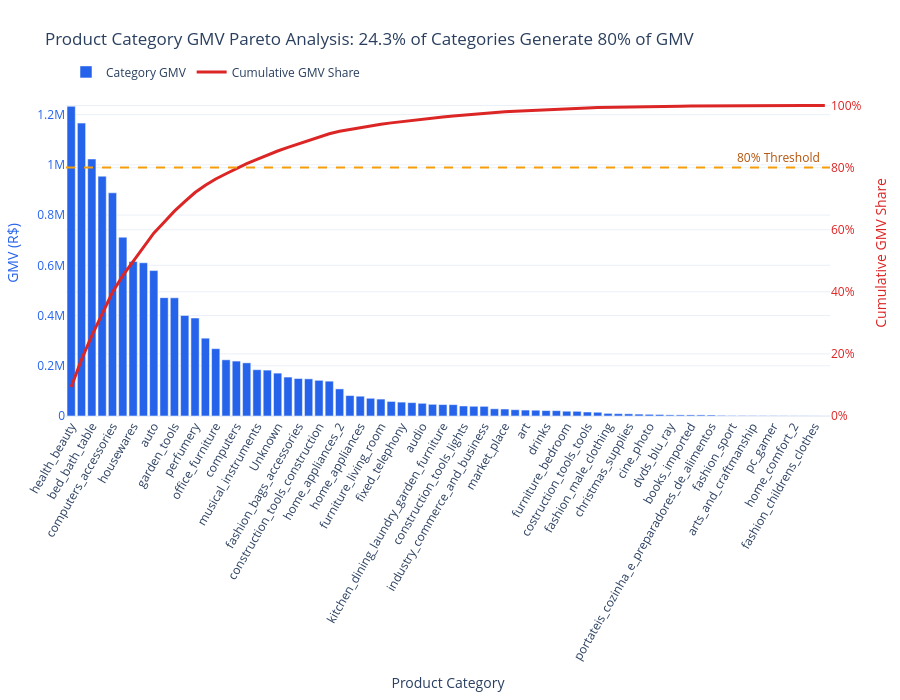

Here is the notebook cell this chart was saved with:
### Markdown cell above
**The treemap shows that the largest product categories in Olist's Brazilian sales are health and beauty, watches and gifts, bed and bath, sports and leisure, computer accessories, and furniture and decor. Each contributes more than 5% of GMV. The marketplace offers a wide range of product categories, and Olist is becoming more diversified.**

### Code cell
# Build a product-category Pareto table from delivered-order GMV
category_pareto = category_share.sort_values("gmv", ascending=False).reset_index(drop=True).copy()
category_pareto["cumulative_share"] = category_pareto["gmv"].cumsum() / category_pareto["gmv"].sum()
pareto_80_category_count = int(category_pareto["cumulative_share"].ge(0.80).idxmax() + 1)
pareto_80_category_percentage = pareto_80_category_count / len(category_pareto)

# Plot category GMV and cumulative market share with an 80% reference line
category_pareto_figure = go.Figure()
category_pareto_figure.add_trace(
    go.Bar(
        x=category_pareto["category_name"],
        y=category_pareto["gmv"],
        name="Category GMV",
        marker={"color": "#2563EB"},
        customdata=category_pareto[["market_share"]],
        hovertemplate="<b>%{x}</b><br>GMV: R$ %{y:,.0f}<br>Market Share: %{customdata[0]:.2%}<extra></extra>",
    )
)
category_pareto_figure.add_trace(
    go.Scatter(
        x=category_pareto["category_name"],
        y=category_pareto["cumulative_share"],
        name="Cumulative GMV Share",
        mode="lines",
        line={"color": "#DC2626", "width": 3},
        marker={"size": 6},
        yaxis="y2",
        hovertemplate="<b>%{x}</b><br>Cumulative Share: %{y:.2%}<extra></extra>",
    )
)
category_pareto_figure.update_layout(
    title=f"Product Category GMV Pareto Analysis: {pareto_80_category_percentage:.1%} of Categories Generate 80% of GMV",
    xaxis={"title": "Product Category", "tickangle": -60, "automargin": True},
    yaxis={"title": {"text": "GMV (R$)", "font": {"color": "#2563EB"}}, "tickfont": {"color": "#2563EB"}},
    yaxis2={"title": {"text": "Cumulative GMV Share", "font": {"color": "#DC2626"}}, "tickfont": {"color": "#DC2626"}, "tickformat": ".0%", "range": [0, 1.05], "overlaying": "y", "side": "right"},
    template="plotly_white",
    height=700,
    legend={"orientation": "h", "y": 1.10},
    shapes=[
        {"type": "line", "xref": "paper", "x0": 0, "x1": 1, "yref": "y2", "y0": 0.80, "y1": 0.80, "line": {"color": "#F59E0B", "width": 2, "dash": "dash"}}
    ],
    annotations=[
        {"xref": "paper", "x": 0.99, "yref": "y2", "y": 0.80, "text": "80% Threshold", "showarrow": False, "xanchor": "right", "yanchor": "bottom", "font": {"color": "#B45309"}}
    ],
    margin={"t": 90, "l": 60, "r": 70, "b": 180},
)
category_pareto_figure.show()

### Figure 1 — Plotly figure (JSON) as saved in the notebook; plotly's stock layout.template omitted (floating-point values rounded to 4 significant figures)
{"data": [{"customdata": [[0.09327], [0.0882], [0.07741], [0.07222], [0.06722], [0.05385], [0.04656], [0.04615], [0.04379], [0.03565], [0.03559], [0.03029], [0.02951], [0.02344], [0.02028], [0.01693], [0.01654], [0.01601], [0.01394], [0.01382], [0.01291], [0.01173], [0.01129], [0.01119], [0.01075], [0.01049], [0.008165], [0.006157], [0.005962], [0.005337], [0.005094], [0.004387], [0.004184], [0.004033], [0.003825], [0.003524], [0.003444], [0.003426], [0.003022], [0.002933], [0.002912], [0.002173], [0.002102], [0.001898], [0.001789], [0.00174], [0.001628], [0.001612], [0.001441], [0.001415], [0.001203], [0.00113], [0.0007906], [0.0007038], [0.0006609], [0.0005694], [0.0005048], [0.0004564], [0.0003436], [0.0003377], [0.0003342], [0.000327], [0.0002975], [0.0001993], [0.0001584], [0.0001554], [0.0001372], [0.0001135], [9.885e-05], [8.396e-05], [5.75e-05], [5.521e-05], [3.933e-05], [2.143e-05]], "hovertemplate": "<b>%{x}</b><br>GMV: R$ %{y:,.0f}<br>Market Share: %{customdata[0]:.2%}<extra></extra>", "marker": {"color": "#2563EB"}, "name": "Category GMV", "type": "bar", "x": ["health_beauty", "watches_gifts", "bed_bath_table", "sports_leisure", "computers_accessories", "furniture_decor", "housewares", "cool_stuff", "auto", "toys", "garden_tools", "baby", "perfumery", "telephony", "office_furniture", "stationery", "computers", "pet_shop", "musical_instruments", "small_appliances", "Unknown", "electronics", "fashion_bags_accessories", "consoles_games", "construction_tools_construction", "luggage_accessories", "home_appliances_2", "home_construction", "home_appliances", "agro_industry_and_commerce", "furniture_living_room", "home_confort", "fixed_telephony", "air_conditioning", "audio", "small_appliances_home_oven_and_coffee", "kitchen_dining_laundry_garden_furniture", "books_general_interest", "construction_tools_lights", "construction_tools_safety", "industry_commerce_and_business", "food", "market_place", "costruction_tools_garden", "art", "fashion_shoes", "drinks", "signaling_and_security", "furniture_bedroom", "books_technical", "costruction_tools_tools", "food_drink", "fashion_male_clothing", "fashion_underwear_beach", "christmas_supplies", "tablets_printing_image", "cine_photo", "music", "dvds_blu_ray", "party_supplies", "books_imported", "furniture_mattress_and_upholstery", "portateis_cozinha_e_preparadores_de_alimentos", "fashio_female_clothing", "fashion_sport", "la_cuisine", "arts_and_craftmanship", "diapers_and_hygiene", "pc_gamer", "flowers", "home_comfort_2", "cds_dvds_musicals", "fashion_childrens_clothes", "security_and_services"], "y": [1233000.0, 1166000.0, 1023000.0, 954900.0, 888700.0, 711900.0, 615600.0, 610200.0, 579000.0, 471300.0, 470500.0, 400400.0, 390100.0, 309900.0, 268200.0, 223800.0, 218700.0, 211700.0, 184300.0, 182800.0, 170700.0, 155000.0, 149300.0, 148000.0, 142100.0, 138700.0, 108000.0, 81410.0, 78830.0, 70570.0, 67350.0, 58010.0, 55320.0, 53320.0, 50570.0, 46590.0, 45530.0, 45300.0, 39960.0, 38770.0, 38500.0, 28730.0, 27800.0, 25100.0, 23660.0, 23000.0, 21530.0, 21320.0, 19050.0, 18700.0, 15900.0, 14940.0, 10450.0, 9306.0, 8738.0, 7528.0, 6674.0, 6034.0, 4543.0, 4465.0, 4419.0, 4323.0, 3934.0, 2635.0, 2095.0, 2055.0, 1814.0, 1501.0, 1307.0, 1110.0, 760.3, 730.0, 520.0, 283.3]}, {"hovertemplate": "<b>%{x}</b><br>Cumulative Share: %{y:.2%}<extra></extra>", "line": {"color": "#DC2626", "width": 3}, "marker": {"size": 6}, "mode": "lines", "name": "Cumulative GMV Share", "type": "scatter", "x": ["health_beauty", "watches_gifts", "bed_bath_table", "sports_leisure", "computers_accessories", "furniture_decor", "housewares", "cool_stuff", "auto", "toys", "garden_tools", "baby", "perfumery", "telephony", "office_furniture", "stationery", "computers", "pet_shop", "musical_instruments", "small_appliances", "Unknown", "electronics", "fashion_bags_accessories", "consoles_games", "construction_tools_construction", "luggage_accessories", "home_appliances_2", "home_construction", "home_appliances", "agro_industry_and_commerce", "furniture_living_room", "home_confort", "fixed_telephony", "air_conditioning", "audio", "small_appliances_home_oven_and_coffee", "kitchen_dining_laundry_garden_furniture", "books_general_interest", "construction_tools_lights", "construction_tools_safety", "industry_commerce_and_business", "food", "market_place", "costruction_tools_garden", "art", "fashion_shoes", "drinks", "signaling_and_security", "furniture_bedroom", "books_technical", "costruction_tools_tools", "food_drink", "fashion_male_clothing", "fashion_underwear_beach", "christmas_supplies", "tablets_printing_image", "cine_photo", "music", "dvds_blu_ray", "party_supplies", "books_imported", "furniture_mattress_and_upholstery", "portateis_cozinha_e_preparadores_de_alimentos", "fashio_female_clothing", "fashion_sport", "la_cuisine", "arts_and_craftmanship", "diapers_and_hygiene", "pc_gamer", "flowers", "home_comfort_2", "cds_dvds_musicals", "fashion_childrens_clothes", "security_and_services"], "y": [0.09327, 0.1815, 0.2589, 0.3311, 0.3983, 0.4522, 0.4987, 0.5449, 0.5887, 0.6243, 0.6599, 0.6902, 0.7197, 0.7431, 0.7634, 0.7803, 0.7969, 0.8129, 0.8268, 0.8406, 0.8536, 0.8653, 0.8766, 0.8878, 0.8985, 0.909, 0.9172, 0.9233, 0.9293, 0.9346, 0.9397, 0.9441, 0.9483, 0.9523, 0.9562, 0.9597, 0.9631, 0.9666, 0.9696, 0.9725, 0.9754, 0.9776, 0.9797, 0.9816, 0.9834, 0.9851, 0.9868, 0.9884, 0.9898, 0.9912, 0.9924, 0.9936, 0.9943, 0.995, 0.9957, 0.9963, 0.9968, 0.9972, 0.9976, 0.9979, 0.9983, 0.9986, 0.9989, 0.9991, 0.9992, 0.9994, 0.9995, 0.9996, 0.9997, 0.9998, 0.9999, 0.9999, 1.0, 1.0], "yaxis": "y2"}], "layout": {"annotations": [{"font": {"color": "#B45309"}, "showarrow": false, "text": "80% Threshold", "x": 0.99, "xanchor": "right", "xref": "paper", "y": 0.8, "yanchor": "bottom", "yref": "y2"}], "height": 700, "legend": {"orientation": "h", "y": 1.1}, "margin": {"b": 180, "l": 60, "r": 70, "t": 90}, "shapes": [{"line": {"color": "#F59E0B", "dash": "dash", "width": 2}, "type": "line", "x0": 0, "x1": 1, "xref": "paper", "y0": 0.8, "y1": 0.8, "yref": "y2"}], "title": {"text": "Product Category GMV Pareto Analysis: 24.3% of Categories Generate 80% of GMV"}, "xaxis": {"automargin": true, "tickangle": -60, "title": {"text": "Product Category"}}, "yaxis": {"tickfont": {"color": "#2563EB"}, "title": {"font": {"color": "#2563EB"}, "text": "GMV (R$)"}}, "yaxis2": {"overlaying": "y", "range": [0, 1.05], "side": "right", "tickfont": {"color": "#DC2626"}, "tickformat": ".0%", "title": {"font": {"color": "#DC2626"}, "text": "Cumulative GMV Share"}}}}
